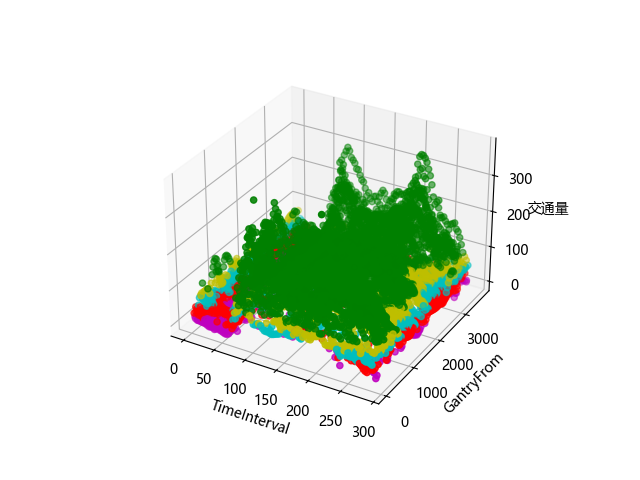

This chart was generated by the following Python code:
import pandas as pd
import matplotlib.pyplot as plt
from mpl_toolkits.mplot3d import Axes3D
import numpy as np
from scipy.interpolate import griddata
from sklearn.model_selection import train_test_split
from sklearn.ensemble import RandomForestRegressor

# 讀取 CSV 檔案
df = pd.read_csv(r"C:\Users\WINNIE\Documents\GitHub\cycu_ai2024\20240507\merged.csv")

# 過濾出 VehicleType 為 31 的資料
df = df[df['VehicleType'] == 31]

# 過濾出 GantryFrom 前三個字是 '01F' 且結尾是 'S' 的資料
df = df[df['GantryFrom'].str.startswith('01F') & df['GantryFrom'].str.endswith('S')]

# 將 GantryFrom 的 '01F' 和 'S' 取代成空字串，並將剩下的字元轉換成數字
df['GantryFrom'] = df['GantryFrom'].str.replace('01F', '').str.replace('S', '').astype(int)

# 將時間轉換為每天的第幾個五分鐘（0~288）
df['Time'] = df['TimeInterval'].str.split(' ').str[1]  # 取出時間部分
df['Time'] = df['Time'].str.split(':').apply(lambda x: int(x[0]) * 12 + int(x[1]) // 5)
df['TimeInterval'] = df['Time']
df = df.drop(columns=['Time'])  # 刪除臨時欄位

# 將數據分為特徵和標籤
X = df[['TimeInterval', 'GantryFrom']]
y = df['交通量']

# 將數據分為訓練集和測試集
X_train, X_test, y_train, y_test = train_test_split(X, y, test_size=0.2, random_state=42)

# 創建並訓練模型
model = RandomForestRegressor(n_estimators=100, random_state=42)
model.fit(X_train, y_train)

# 使用模型進行預測
y_pred = model.predict(X_test)

# 創建一個規則的網格
grid_x, grid_y = np.mgrid[min(df['TimeInterval']):max(df['TimeInterval']):100j, min(df['GantryFrom']):max(df['GantryFrom']):100j]

# 使用插值函數估計網格上的值
grid_z = griddata((X_test['TimeInterval'], X_test['GantryFrom']), y_pred, (grid_x, grid_y), method='cubic')

# 將負數設為 0
grid_z = np.maximum(grid_z, 0)

# 創建一個新的變數來存儲顏色，並初始化所有元素為 'w'
colors = np.full(grid_z.shape, 'w', dtype=str)
colors[grid_z > 80] = 'g'
colors[(grid_z > 60) & (grid_z <= 80)] = 'y'
colors[(grid_z > 40) & (grid_z <= 60)] = 'c'  # 使用 'c' 代表 cyan
colors[(grid_z > 20) & (grid_z <= 40)] = 'r'
colors[(grid_z >= 0) & (grid_z <= 20)] = 'm'  # 使用 'm' 代表紫色

import matplotlib

# 設定字體為 Microsoft YaHei，支援中文顯示
matplotlib.rcParams['font.sans-serif'] = ['Microsoft YaHei']

# 繪製三維點狀圖
fig = plt.figure()
ax = fig.add_subplot(111, projection='3d')

# 將網格轉換為一維陣列，以便於繪製點狀圖
grid_x_1d = grid_x.ravel()
grid_y_1d = grid_y.ravel()
grid_z_1d = grid_z.ravel()
colors_1d = colors.ravel()

# 繪製點狀圖
ax.scatter(grid_x_1d, grid_y_1d, grid_z_1d, c=colors_1d)

ax.set_xlabel('TimeInterval')
ax.set_ylabel('GantryFrom')
ax.set_zlabel('交通量')
plt.show()
